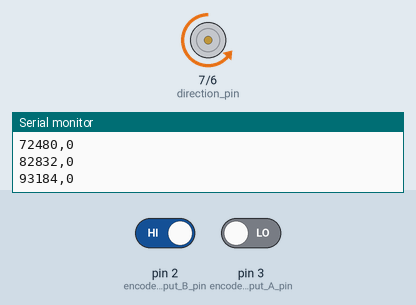
This sketch was run on a simulated Arduino Uno, built with avr-gcc and run on an emulated ATmega328P. Parts: direction and speed pins drawn as motors (green arrow = direction pin HIGH = forward, orange = LOW = backward, longer = more drive), the last lines printed to the serial monitor. The inputs (shaded band) are chosen by the test bench; at power-on: pin 2 (encoder_input_B_pin) HIGH, pin 3 (encoder_input_A_pin) LOW.

Above: at 0.1 s.
At 10.1 s:
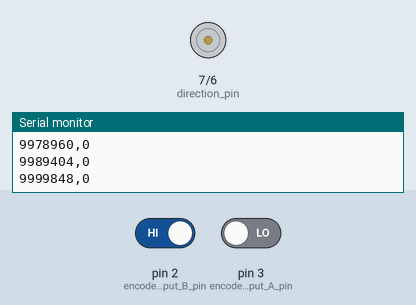
Timing chart, 0 to 11.6 s (numbered marks = the images above):
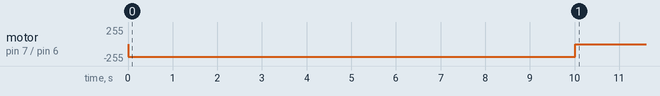

The sketch:

Quadrature_counter_interrupt_modified_2021.ino
```cpp
/*
 *  MAE 156A - Interrupt Function for Measuring No-Load Speed
 *  Motor: Pololu Motor 3260
 *  Spec No-Load Speed: 5600 RPM
 *  For No-Load Speed
 *
 *  Janaury 12th, 2019
 *
 */

// Variables for motor and encoder operation
int encoder_input_A_pin = 3;       // Digital input pin
int encoder_input_B_pin = 2;       // Digital input pin


// Variables for motor driver and PWM value for motor
int direction_pin = 7;
int pwm_pin = 6;
float motor_value = floor(.75*255); // 0 - 255
int motor_direction = 0;

// Variables for detecting encoder pulse and counting
long int count = 0;
int input_encoder_A_prev = 0;
int input_encoder_A_now = 0;

// Variables for timing
unsigned long int prev_time = 0;
unsigned long int time_diff = 0;
unsigned long int curr_time = 0;
float encoder_pulse_frequency = 0;
int time_duration=10; // (milisecond) time for sampling delay


void setup() {
  Serial.begin(115200);              //serial output

  pinMode(encoder_input_A_pin, INPUT);      // sets the digital pin as input
  pinMode(encoder_input_B_pin, INPUT);      // sets the digital pin as input

  pinMode(direction_pin, OUTPUT);       // Set the direction pin output
  pinMode(pwm_pin, OUTPUT);       // Set the pwm pin output

  attachInterrupt(digitalPinToInterrupt(encoder_input_A_pin),encoderA,CHANGE);
  attachInterrupt(digitalPinToInterrupt(encoder_input_B_pin),encoderB,CHANGE);

  input_encoder_A_prev = digitalRead(encoder_input_A_pin);

  digitalWrite(direction_pin, motor_direction);      // Set the motor in motion
  analogWrite(pwm_pin, motor_value);      // Set the motor in motion

  prev_time = micros();
}

void loop() {

   if (millis()<10000){
    Serial.print(micros());           //time base for speed data
    Serial.print(",");                //data separator character
    Serial.println(count);            //counts for position and velocity calculation
    delay(time_duration);

   }
   else
   {
    analogWrite(pwm_pin, 0*motor_value);

   }

}

void encoderA() {
  // look for a low-to-high on channel A
  if (digitalRead(encoder_input_A_pin) == HIGH) {

    // check channel B to see which way encoder is turning
    if (digitalRead(encoder_input_B_pin) == LOW) {
      count = count + 1;         // CW
    }
    else {
      count = count - 1;         // CCW
    }
  }

  else   // must be a high-to-low on channel A
  {
    // check channel B to see which way encoder is turning
    if (digitalRead(encoder_input_B_pin) == HIGH) {
      count = count + 1;          // CW
    }
    else {
      count = count - 1;          // CCW
    }
  }
}

void encoderB() {
  // look for a low-to-high on channel B
  if (digitalRead(encoder_input_B_pin) == HIGH) {

    // check channel A to see which way encoder is turning
    if (digitalRead(encoder_input_A_pin) == HIGH) {
      count = count + 1;         // CW
    }
    else {
      count = count - 1;         // CCW
    }
  }

  // Look for a high-to-low on channel B
  else {

    // check channel B to see which way encoder is turning
    if (digitalRead(encoder_input_A_pin) == LOW) {
      count = count + 1;          // CW
    }
    else {
      count = count - 1;          // CCW
    }
  }
}
```

Measured:
- by itself, motor on pin 7 (direction_pin) / pin 6 (pwm_pin): stopped → backward 191/255 at 0.00 s, → stopped 10.0 s later
